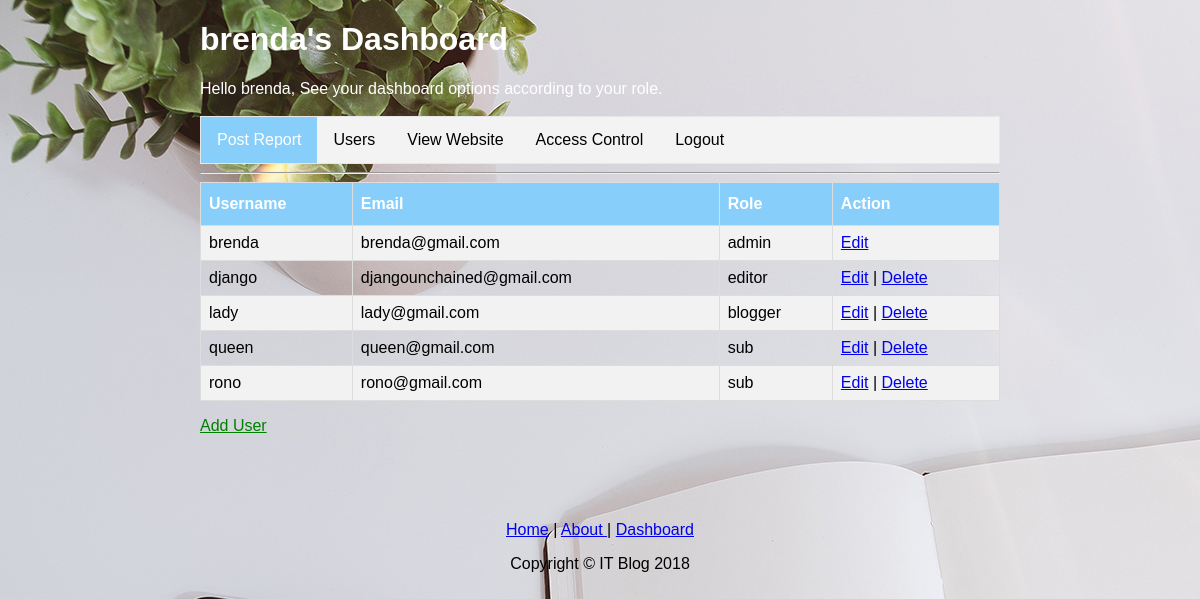
/admin/users.php (signed in), run on the app's committed database.
### tables this page shows
CREATE TABLE `blog_members` (
  `memberID` int(11) UNSIGNED NOT NULL,
  `username` varchar(255) DEFAULT NULL,
  `password` varchar(255) DEFAULT NULL,
  `email` varchar(255) DEFAULT NULL,
  `role` varchar(24) NOT NULL
);

### admin/users.php (the view, shortened to what this page needs)
<?php
require_once('../includes/config.php');
?>
<!doctype html>
<html lang="en">
<head>
  <link rel="stylesheet" href="../style/main.css">
</head>
<body>
	<div id="wrapper">
	<?php include('menu.php');?>
	<table id="users">
	<tr>
		<th>Username</th>
		<th>Email</th>
		<th>Role</th>
		<th>Action</th>
	</tr>
	<?php
		try {
			$stmt = $db->query('SELECT memberID, username, email, role FROM blog_members ORDER BY username');
			while($row = $stmt->fetch()){
				echo '<tr>';
				echo '<td>'.$row['username'].'</td>';
				echo '<td>'.$row['email'].'</td>';
				echo '<td>'.$row['role'].'</td>';
				?>
				<td>
					<a href="edit-user.php?id=<?php echo $row['memberID'];?>">Edit</a>
					<?php if($row['memberID'] != 1){?>
						| <a href="javascript:deluser('<?php echo $row['memberID'];?>','<?php echo $row['username'];?>')">Delete</a>
					<?php } ?>
				</td>
				<?php
				echo '</tr>';
			}
		} catch(PDOException $e) {
		    echo $e->getMessage();
		}
	?>
	</table>
	<p> <a class="tester2" href='add-user.php'>Add User</a></p>
</div>
<br><br><br>
<p style="text-align: center" ><a href="../" target="_blank">Home</a> | <a href = "/blog/about.html">About </a> | <a href = "/blog/admin/index.php"> Dashboard</a></p>
				<p style="text-align: center">Copyright &copy; IT Blog 2018 </p>
</body>
</html>

### admin/menu.php (shortened to what this page needs)
<!doctype html>
<html lang="en">
<head>
  <link rel="stylesheet" href="../style/main.css">
</head>
<body>
<?php
require_once('../includes/config.php');
$new_user = $_SESSION['username'];
?>
<div style="color: white">
<h1 > <?php
echo $new_user."'s Dashboard";
?></h1 style="color: white"><?php
echo "Hello ". $new_user . ", See your dashboard options according to your role.";
echo "<br>";
try {
			$stmt = $db->query("SELECT memberID, username, email, role FROM blog_members WHERE username = '$new_user' LIMIT 2");
			while($row = $stmt->fetch()){
if ($row['role'] == "admin" ){ ;?></div>
<br>
<ul >
	<li><a class="active" href='index.php'>Post Report</a></li>
	<li><a href='users.php'>Users</a></li>
	<li><a href="../" target="_blank">View Website</a></li>
	<li><a href="access.php">Access Control</a></li>
	<li><a href='logout.php'>Logout</a></li>
</ul>
<hr /> <?php
   }   else if($row['role'] == "editor"){  ?>
<ul >
	<li><a class="active" href='index.php'>Stories</a></li>
	<li><a href="../" target="_blank">View Website</a></li>
	<li><a href='category.php'>Category</a></li>
	<li><a href='subcategory.php'>Sub Categories</a></li>
	<li><a href='topics.php'>Topics</a></li>
	<li><a href='bloggers.php'>Bloggers</a></li>
	<li><a href='pricing.php'>Pricing</a></li>
	<li><a href='logout.php'>Logout</a></li>
</ul>
<div class='clear'></div>
<hr />
<?php }  else if($row['role'] == "blogger") {?>
<ul >
	<li><a href='index.php'>Blog</a></li>
	<li><a href="../" target="_blank">Posts</a></li>
	<li><a href='logout.php'>Logout</a></li>
</ul>
<div class='clear'></div>
<hr />
<?php }	 else if($row['role'] == "sub"){ header('Location: /blog/index.php');
}
else {
	echo "<br>"."error finding your role";
}
			}
		} catch(PDOException $e) {
		    echo $e->getMessage();
		}
?>
</body>

### style/main.css (style rules this page uses)
body, html { height: 100%; margin: 0; font-family: Arial, Helvetica, sans-serif; }
#wrapper { margin:auto; width:800px; }
a.tester2 { color: green; padding: 14px 0px; }
ul { list-style-type: none; margin: 0; padding: 0; overflow: hidden; border: 1px solid #e7e7e7; background-color: #f3f3f3; }
li { float: left; }
li a { display: block; color: black; text-align: center; padding: 14px 16px; text-decoration: none; }
li a.active { color: white; background-color: #87CEFA; }
#users { font-family: "Trebuchet MS", Arial, Helvetica, sans-serif; border-collapse: collapse; width: 100%; }
#users td, #users th { border: 1px solid #ddd; padding: 8px; }
#users tr:nth-child(even) { background-color: #f2f2f2; }
#users th { padding-top: 12px; padding-bottom: 12px; text-align: left; background-color: #87CEFA; color: white; }
hr { display: block; margin-top: 0.5em; margin-bottom: 0.5em; margin-left: auto; margin-right: auto; border-style: inset; border-width: 0.5px; }

### admin/users.php (style rules this page uses)
body { background-image: url("cover.jpg"); }

### data on the page
blog_members: shows "Post Report", username "brenda", email "brenda@gmail.com", role "admin"
blog_members: username "django", email "djangounchained@gmail.com", role "editor"
blog_members: username "lady", email "lady@gmail.com", role "blogger"
blog_members: username "queen", email "queen@gmail.com", role "sub"
blog_members: username "rono", email "rono@gmail.com", role "sub"

### other printed values
$new_user "brenda"
